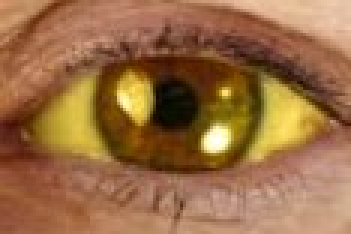
//> input picture images/hepa6.jpg, 117 x 78 px (shown 3 times larger)
$ ./main   (built with g++ and OpenCV 4)
//> lines starting //> are read from the running program, lines starting //| are printed output that depends on the picture; after the words box and inside, x2 and y2 are one past the last pixel; in counts of white or black regions, pixels touching at a corner belong together
#include <iostream>
#include <cv.h>
#include <highgui.h>

using namespace std;
using namespace cv;

int findCategory(int maxValue)
{
    int rendahLow = 100, rendahPeek = 130, rendahHigh = 160;
    int sedangLow = 130, sedangPeek = 160, sedangHigh = 190;
    int tinggiLow = 160, tinggiPeek = 190;

    int category=0;
    float miu=0,maxMiu=0;

    // Kategori 1: Rendah
    if(maxValue>=rendahLow && maxValue<rendahHigh)
    {
        if(maxValue<=rendahPeek)
            miu = (float)(maxValue - rendahLow)/(rendahPeek - rendahLow);
        else
            miu = (float)(maxValue - rendahHigh)/(rendahPeek - rendahHigh);
        if(miu>maxMiu)
        {
            maxMiu = miu;
            category = 1;
        }
    }

    // Kategori 2: Sedang
    if(maxValue>=sedangLow && maxValue<sedangHigh)
    {
        if(maxValue<=sedangPeek)
            miu = (float)(maxValue - sedangLow)/(sedangPeek - sedangLow);
        else
            miu = (float)(maxValue - sedangHigh)/(sedangPeek - sedangHigh);
        if(miu>maxMiu)
        {
            maxMiu = miu;
            category = 2;
        }
    }

    // Kategori 3: Tinggi
    if(maxValue>=tinggiLow && maxValue<=255)
    {
        if(maxValue<=tinggiPeek)
            miu = (float)(maxValue - tinggiLow)/(tinggiPeek - tinggiLow);
        else
            miu = 1;
        if(miu>maxMiu)
        {
            maxMiu = miu;
            category = 3;
        }
    }

    return category;
}

int findMaxValue(CvHistogram *hist)
{
    float maxValue = 0;
    int lightVal;
    for(int i=1; i<255; i++)
    {
        float histValue = cvQueryHistValue_1D(hist, i);
        if(histValue > maxValue){
            maxValue = histValue;
            lightVal = i;
        }
        cout << "value " << i << ": " << histValue << endl;
    }
    cout << endl << "Maximum Value at " << lightVal << "= " << maxValue << endl;

    return lightVal;
}

int main()
{
    IplImage *image1 = cvLoadImage("images/hepa6.jpg");
//> image1 is the input picture: 78 rows x 117 cols, CV_8UC3; mean B, G, R 68.2, 108.8, 153.9
    IplImage *image2 = cvCloneImage(image1);
    cvShowImage("Original", image1);

    /* Convert original image into HSV color */
    cvCvtColor(image2,image2,CV_BGR2HSV);
//> image2: 78 rows x 117 cols, CV_8UC3; mean H, S, V 13.5, 153, 153.9

    /* Create Trackbar */
    cvNamedWindow("Control",CV_WINDOW_AUTOSIZE);

    int lowH=20, lowS=100, lowV=100;
    int highH=100, highS=255, highV=255;

    cvCreateTrackbar("Low Hue","Control",&lowH,179);
    cvCreateTrackbar("High Hue","Control",&highH,179);

    cvCreateTrackbar("Low Saturation","Control",&lowS,255);
    cvCreateTrackbar("High Saturation","Control",&highS,255);

    cvCreateTrackbar("Low Value","Control",&lowV,255);
    cvCreateTrackbar("High Value","Control",&highV,255);


    /* Create matrix for image thresholding */
    Mat img2(image2);
    Mat mask;

    while(true)
    {
        /* Thresholding */
        inRange(img2,Scalar(lowH,lowS,lowV),Scalar(highH,highS,highV),mask);
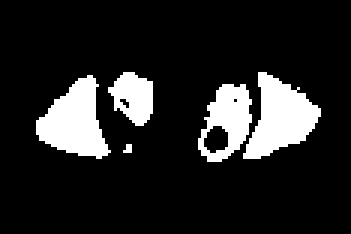
//> mask: 78 rows x 117 cols, CV_8UC1 (shown 3 times larger); 14.1% white; 5 white regions (1 under 20 px), largest, box (x1, y1, x2, y2) and area: (81, 24, 107, 53) 418, (12, 25, 37, 53) 408, (66, 28, 84, 54) 272, (36, 24, 51, 42) 182
        imshow("Mask",mask);

        if (waitKey(30) == 27) // Press escape if thresholding process done
//> the Esc key is pressed
        {
            cout << "esc key is pressed by user" << endl;
            break;
        }
    }

    /* Bitwise AND between original image and mask */
    IplImage *result = cvCreateImage(cvGetSize(image1), IPL_DEPTH_8U, 3);
    Mat img1(image1);
    Mat res(result);
    bitwise_and(img1,img1,res,mask= mask);
//> res: 78 rows x 117 cols, CV_8UC3; mean H, S, V 7.9, 21.7, 25.8

    cvShowImage("Result",result);
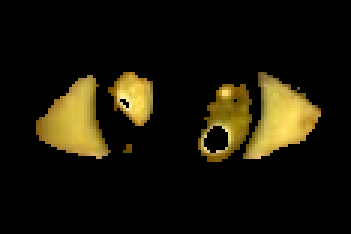
//> window 'Result': 78 rows x 117 cols, CV_8UC3 (shown 3 times larger); mean B, G, R 7.9, 21.7, 25.8

    /* Split image into HSV */
    IplImage *imgH = cvCreateImage(cvGetSize(image1), IPL_DEPTH_8U, 1);
    IplImage *imgS = cvCreateImage(cvGetSize(image1), IPL_DEPTH_8U, 1);
    IplImage *imgV = cvCreateImage(cvGetSize(image1), IPL_DEPTH_8U, 1);

    cvSplit(result, imgH, imgS, imgV, NULL);
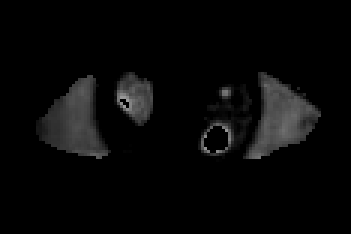
//> imgH: 78 rows x 117 cols, CV_8UC1 (shown 3 times larger); min 0, max 155, mean 7.9
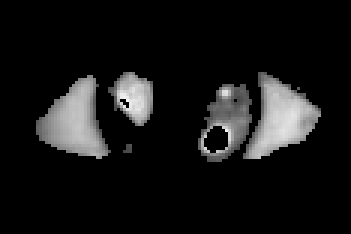
//> imgS: 78 rows x 117 cols, CV_8UC1 (shown 3 times larger); min 0, max 245, mean 21.7
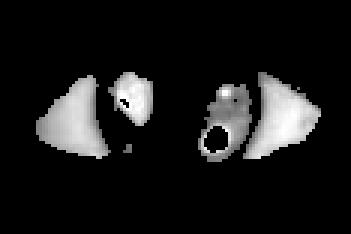
//> imgV: 78 rows x 117 cols, CV_8UC1 (shown 3 times larger); min 0, max 255, mean 25.8

    /* Calculate maximum value */
    int numBins = 256;
    float range[] = {0,255};
    float *ranges[] = {range};

    CvHistogram *hist = cvCreateHist(1, &numBins, CV_HIST_ARRAY, ranges, 1);
    cvClearHist(hist);

    cvCalcHist(&imgV, hist, 0, 0);
    int maxImgValue = findMaxValue(hist);

    int category = findCategory(maxImgValue);
    cout << endl << "Category: " << category << endl;

    cvWaitKey(0);

    return 0;
}

$ run again, with images/hepa10.jpg copied over images/hepa6.jpg
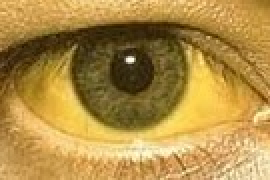
//> input picture images/hepa10.jpg, 135 x 90 px (shown 2 times larger)
//> image1 is the input picture: 90 rows x 135 cols, CV_8UC3; mean B, G, R 69.2, 140.8, 176
//> image2: 90 rows x 135 cols, CV_8UC3; mean H, S, V 20.2, 162.8, 176
//> `inRange(img2,Scalar(lowH,lowS,lowV),Scalar(highH,highS,highV),mask);`:
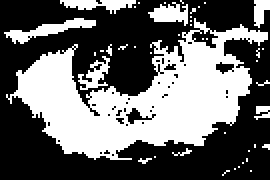
//> mask: 90 rows x 135 cols, CV_8UC1 (shown 2 times larger); 41.2% white; 43 white regions (36 under 20 px), largest, box (x1, y1, x2, y2) and area: (3, 9, 134, 80) 4177, (2, 9, 48, 22) 207, (30, 0, 68, 7) 146
//> res: 90 rows x 135 cols, CV_8UC3; mean H, S, V 28.1, 63.2, 77.1
//> `cvSplit(result, imgH, imgS, imgV, NULL);`:
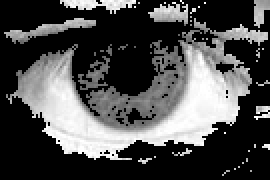
//> imgV: 90 rows x 135 cols, CV_8UC1 (shown 2 times larger); min 0, max 255, mean 77.1
